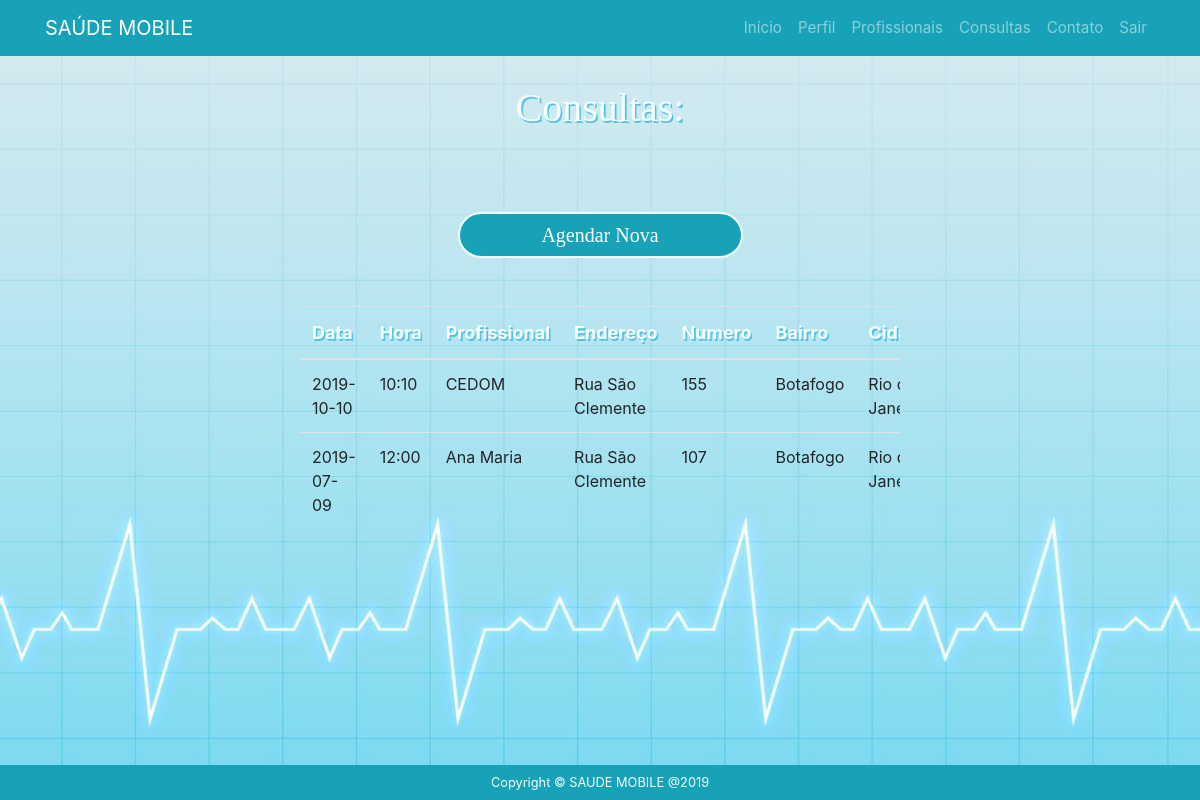
The app's page /usuario/lista-consulta.php with its own data.
### tables this page shows
CREATE TABLE `agendamentocliente` (
  `codconsulta` int(8) NOT NULL,
  `data` date NOT NULL,
  `hora` varchar(6) NOT NULL,
  `codmedico` int(8) DEFAULT NULL,
  `codpj` int(8) DEFAULT NULL,
  `codespecialidade` int(8) NOT NULL,
  `coddeatendimento` int(8) NOT NULL,
  `codcliente` int(8) NOT NULL
);

CREATE TABLE `clinicapj` (
  `codpj` int(8) NOT NULL,
  `nome` varchar(100) NOT NULL,
  `razaosocial` varchar(100) NOT NULL,
  `cnpj` varchar(18) NOT NULL,
  `email` varchar(100) NOT NULL,
  `senha` varchar(10) NOT NULL,
  `imagem` varchar(250) NOT NULL
);

CREATE TABLE `localdeatendimento` (
  `coddeatendimento` int(8) NOT NULL,
  `cep` varchar(9) NOT NULL,
  `endereco` varchar(40) NOT NULL,
  `numero` varchar(5) NOT NULL,
  `bairro` varchar(20) NOT NULL,
  `cidade` varchar(20) NOT NULL,
  `estado` varchar(20) NOT NULL,
  `telefone` varchar(13) NOT NULL,
  `celular` varchar(13) NOT NULL,
  `whatsapp` varchar(13) NOT NULL,
  `codmedico` int(8) DEFAULT NULL,
  `codpj` int(8) DEFAULT NULL
);

CREATE TABLE `medico` (
  `codmedico` int(8) NOT NULL,
  `nome` varchar(100) NOT NULL,
  `email` varchar(100) NOT NULL,
  `senha` int(10) NOT NULL,
  `cpf` varchar(15) NOT NULL,
  `identidade` varchar(13) NOT NULL,
  `datanasc` varchar(10) NOT NULL,
  `crm` varchar(14) NOT NULL,
  `sexo` varchar(10) NOT NULL,
  `imagem` varchar(250) NOT NULL
);

### usuario/Consulta.class.php (called while the page is built, shortened)
<?php
class consulta{
     public function lista(){
        $pdo = Conexao::conexao();
        $sql  = "SELECT * FROM agendamentocliente INNER JOIN cliente ON agendamentocliente.codcliente = cliente.codcliente
        INNER JOIN medico ON agendamentocliente.codmedico = medico.codmedico INNER JOIN localdeatendimento ON localdeatendimento.codmedico = medico.codmedico;";
        $consulta = $pdo->query($sql);
        $dados = null;
        while ($linha = $consulta->fetch(PDO::FETCH_ASSOC)){
            $dados[] = array(
            "codconsulta" => $linha['codconsulta'],
            "data" => $linha['data'],
            "hora" => $linha['hora'],
            "medico" => $linha['nome'],
            "endereco" => $linha['endereco'],
            "numero" => $linha['numero'],
            "bairro" => $linha['bairro'],
            "cidade" => $linha['cidade']
            );
        }
        return $dados;
    }
}

### usuario/Consulta2.class.php (called while the page is built, shortened)
<?php
class consulta2{
     public function lista2(){
        $pdo = Conexao::conexao();
        $sql  = "SELECT * FROM agendamentocliente INNER JOIN cliente ON agendamentocliente.codcliente = cliente.codcliente
        INNER JOIN clinicapj ON agendamentocliente.codpj = clinicapj.codpj INNER JOIN localdeatendimento ON localdeatendimento.codpj = clinicapj.codpj;";
        $consulta = $pdo->query($sql);
        $dados2 = null;
        while ($linha = $consulta->fetch(PDO::FETCH_ASSOC)){
            $dados2[] = array(
            "codconsulta" => $linha['codconsulta'],
            "data" => $linha['data'],
            "hora" => $linha['hora'],
            "clinicapj" => $linha['nome'],
            "endereco" => $linha['endereco'],
            "numero" => $linha['numero'],
            "bairro" => $linha['bairro'],
            "cidade" => $linha['cidade']
            );
        }
        return $dados2;
    }
}

### usuario/lista-consulta.php (the view, shortened to what this page needs)
<?php
    require "Consulta.class.php";
    $consulta = new consulta();
    $dados = $consulta->lista();
?>
<?php
    require "Consulta2.class.php";
    $consulta2 = new consulta2();
    $dados2 = $consulta2->lista2();
?>
<?php include "header.php" ?>
<body>
	<div class="container-fluid listarconsulta">
		<div class="row">
			<div class="col-sm-3"></div>
			<div class="col-sm-6">
				<div class="content-box-large">
		  			<div class="panel-heading">
						<div class="panel-title">
				  			<h3>Consultas:</h3><br><br>
						</div>
					</div>
		  			<div class="panel-body">
     				<?php if($dados==null){ ?>
            		<p>Nenhum Consulta</p>
					<input type="submit" value="Agendar Nova" class="btn btn-info" onclick="window.location='listar-medico.php';"/>
        			<?php } else{ ?>
				  			 <input type="submit" value="Agendar Nova" class="btn btn-info" onclick="window.location='listar-medico.php';"/><br><br>
				  			 <div class="row">
		  						<div class="table-responsive">
		  							<table class="table table-hover">
				              			<thead>
				                			<tr>
                                  			<th>Data</th>
                                  			<th>Hora</th>
                                  			<th>Profissional</th>
								  			<th>Endereço</th>
								  			<th>Numero</th>
								  			<th>Bairro</th>
								  			<th>Cidade</th>
				                			</tr>
				              			</thead>
					<?php foreach($dados2 as $dados2 => $coluna){
												echo "<tr>";
                                                echo "<td>".$coluna['data']."</td>";
												echo "<td>".$coluna['hora']."</td>";
												echo "<td>".$coluna['clinicapj']."</td>";
												echo "<td>".$coluna['endereco']."</td>";
												echo "<td>".$coluna['numero']."</td>";
												echo "<td>".$coluna['bairro']."</td>";
												echo "<td>".$coluna['cidade']."</td>";
												echo "</tr>";
											}
											foreach($dados as $dados => $coluna){
											echo "<tr>";
											echo "<td>".$coluna['data']."</td>";
											echo "<td>".$coluna['hora']."</td>";
											echo "<td>".$coluna['medico']."</td>";
											echo "<td>".$coluna['endereco']."</td>";
											echo "<td>".$coluna['numero']."</td>";
											echo "<td>".$coluna['bairro']."</td>";
											echo "<td>".$coluna['cidade']."</td>";
												echo "</tr>";
											}
					?>
				    <?php } ?>
				            	    </table>
		  						</div>
  							 </div>
					</div>
		  		</div>
			</div>
			<div class="col-sm-3"></div>
 		</div>
</body>
<?php include "../footer.php" ?>

### usuario/header.php (shortened to what this page needs)
<!DOCTYPE html>
<html lang="pt">
<head>
  <link rel="stylesheet" href="https://stackpath.bootstrapcdn.com/bootstrap/4.1.3/css/bootstrap.min.css">
  <link rel="stylesheet" href="../css/index.css">
</head>
 <nav class="navbar navbar-expand-lg navbar-dark bg-info fixed-top">
  <div class="container">
    <a class="navbar-brand" href="#">SAÚDE MOBILE</a>
    <div class="collapse navbar-collapse" id="navbarResponsive">
      <ul class="navbar-nav ml-auto">
        <li class="nav-item">
          <a class="nav-link" href="index.php">Início</a>
        </li>
        <li class="nav-item">
          <a class="nav-link" href="visualizar-cliente.php">Perfil</a>
        </li>
        <li class="nav-item">
          <a class="nav-link" href="listar-medico.php">Profissionais</a>
        </li>
        <li class="nav-item">
          <a class="nav-link" href="lista-consulta.php">Consultas</a>
        </li>
        <li class="nav-item">
          <a class="nav-link" href="contato.php">Contato</a>
        </li>
        <li class="nav-item">
          <a class="nav-link" href="sair.php">Sair</a>
        </li>
      </ul>
    </div>
  </div>
</nav>

### footer.php
<nav class="navbar navbar-expand-sm navbar-dark bg-info fixed-bottom">
  <div class="container">
      <a class="mx-auto order-0 rodape">Copyright &copy; SAUDE MOBILE @2019</a>
  </div>
</nav>

### css/index.css (style rules this page uses)
.col-sm-8, .col-sm-6, .col-sm-3, .col-sm-2 { padding-top: 1.5vh; align-items: center; }
.container-fluid { padding-top: 12vh; width: 100vw; height: 100vh; background-image: url("../img/fundo.jpg"); background-size: 100% 100%; }
.container-fluid.listarconsulta { padding-top: 1vh; width: 100vw; height: 100vh; background-image: url("../img/fundo.jpg"); background-size: 100% 100%; }
.container-fluid h3 { padding-top: 8vh; padding-bottom: 3vh; text-align: center; font-size: 5vh; color: azure; text-shadow: 0.2vh 0.2vh #5bc0de; font-family: 'Crete Round', serif !important; }
.btn.btn-info { display: block; margin-left: auto; margin-right: auto; width: 50%; height: 100%; border: 0.3vh solid azure; border-radius: 5vh; font-size: 2.5vh; font-family: 'Crete Round', serif !important; }
.nav-link { color: azure; }
a.mx-auto.order-0.rodape { color: azure; font-size: 80%; }
a { font-size: 95%; }
th { color: azure; font-size: 2.25vh; text-shadow: 0.2vh 0.2vh #5bc0de; }

### records on screen
agendamentocliente: data "2019-10-10", hora "10:10", clinicapj.nome "CEDOM", localdeatendimento.endereco "Rua São Clemente", localdeatendimento.numero "155", localdeatendimento.bairro "Botafogo", localdeatendimento.cidade "Rio…"
agendamentocliente: data "2019-07-09", hora "12:00", medico.nome "Ana Maria", localdeatendimento.endereco "Rua São Clemente", localdeatendimento.numero "107", localdeatendimento.bairro "Botafogo", localdeatendimento.cidade "Rio…"
